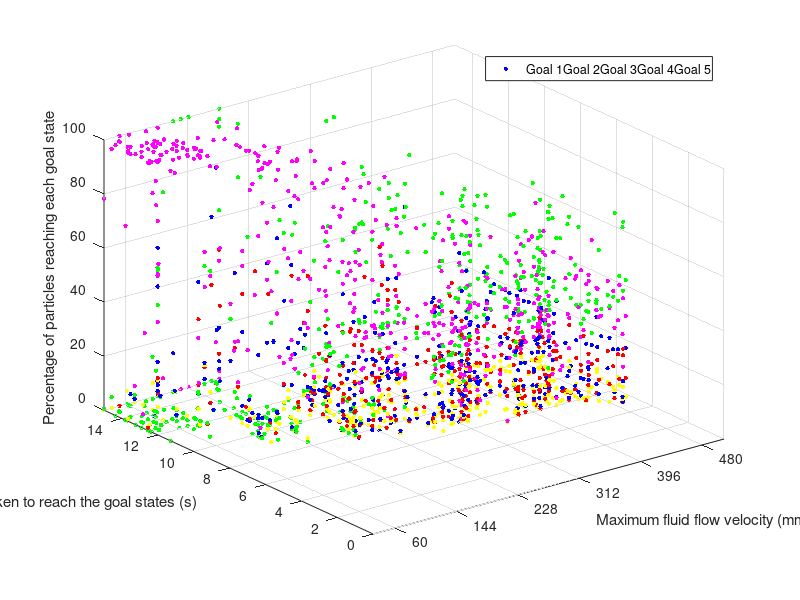

Recreate this plot in MATLAB.
function plotResultsMAR233DTimeBased()
    %CREATEFIGURE(X1, YMatrix1)
    %  X1:  vector of plot x data
    %  YMATRIX1:  matrix of plot y data
    
    %  Auto-generated by MATLAB on 08-Apr-2022 11:27:04
    
    close all;
    
    x = 60:84:480;
    
    yCombClump{1}{1} = [11.3 0 0 0 500 0;
13.8 0 0 0 360 0;
14.35 0 0 0 500 0;
12.9 0 0 0 500 0;
13.25 0 0 0 500 0;
12.45 0 0 0 500 0;
12.35 0 0 0 500 0;
12.55 0 5 0 495 0;
15 0 0 0 391 3;
13.65 0 0 4 496 0;
13.65 0 0 0 500 0];
    yCombClump{1}{2} = [9.6 37 0 0 436 27;
9.7 0 0 0 18 482;
10.15 38 0 0 462 0;
13.15 27 45 0 48 28;
13.2 0 0 0 500 0;
9.1 0 0 0 279 221;
9.8 7 0 0 493 0;
9.65 2 0 0 498 0;
9.6 0 0 0 500 0];
    yCombClump{1}{3} = [9.275 6 23 23 303 144;
7.625 0 2 1 101 396;
8.5 23 28 0 448 1;
11 0 5 0 242 69;
10.35 29 9 0 252 210;
7.9 59 168 0 262 11;
7.825 9 46 119 323 3;
11.225 100 0 0 392 0;
8.6 0 87 2 408 3;
8.2 115 64 7 314 0;
11.8 190 0 2 286 0];
    yCombClump{1}{4} = [7.825 3 170 8 169 150;
7.2 3 138 0 170 187;
11.975 42 99 2 229 113;
6.875 24 125 0 219 131;
11.95 169 37 2 188 98;
6.35 47 122 1 198 132;
9.9 42 287 9 62 97];
    yCombClump{1}{5} = [10 72 47 4 115 219;
6.625 50 58 33 126 233;
8.8625 19 33 21 117 196;
10 144 60 1 156 132;
8.5375 21 2 1 129 202;
9.875 56 21 0 212 149;
8.375 64 89 22 166 159;
7.3 163 126 8 76 126;
5.75 75 58 18 205 144];
    yCombClump{1}{6} = [6.2 4 0 60 95 339;
9.4875 46 49 2 98 291;
9.9625 48 26 1 148 179;
7.95 86 100 1 108 205;
5.525 18 64 16 250 151;
5.3875 51 131 16 141 161;
9.7375 149 68 0 151 132;
5.5375 50 75 61 126 186];
    yCombClump{2}{1} = [14.6 0 0 0 500 0;
15 0 0 0 480 20;
12.4 0 0 0 307 0;
13.25 0 0 33 15 0;
13.95 0 0 0 486 0;
14.55 0 0 0 500 0;
13.35 0 0 0 500 0;
12.9 0 0 1 485 0;
12.55 0 0 0 458 0;
12.35 0 0 0 500 0];
    yCombClump{2}{2} = [15 0 0 0 0 500;
10.85 10 0 0 140 350;
11.15 169 0 0 319 9;
11.8 106 0 0 211 183;
10.25 140 0 0 360 0;
15 71 0 0 429 0;
9.15 0 0 0 500 0;
12.75 1 0 0 499 0;
9.9 0 0 0 500 0;
14.9 3 0 1 406 0];
    yCombClump{2}{3} = [11.45 114 4 0 379 1;
10.05 47 0 0 431 22;
12.025 0 0 2 261 0;
8.375 111 6 16 366 0;
12 96 0 17 386 0;
8.725 89 1 0 280 130;
9.8 0 0 0 317 183;
9.15 4 2 4 384 106;
10.075 45 2 0 348 105;
9.85 12 21 16 439 12];
    yCombClump{2}{4} = [8.775 23 0 0 186 291;
9.675 55 4 0 86 355;
9.825 42 0 0 81 376;
7.325 228 2 0 183 87;
7.25 75 0 1 75 349;
7.425 219 0 0 202 79;
10.175 5 75 6 285 129;
8.3 0 8 0 343 149;
11.7 3 0 0 196 292;
7.35 3 6 0 152 339];
    yCombClump{2}{5} = [6.775 33 0 0 190 277;
8.725 41 2 14 158 280;
9.7 33 8 19 99 305;
6.675 96 39 2 191 172;
9.8875 36 1 6 287 167;
6.2 115 2 2 256 110;
8.25 25 0 3 171 301;
6.0375 84 1 2 215 198;
9.375 105 1 3 159 165;
6.0125 37 3 38 186 236];
    yCombClump{2}{6} = [7.7625 13 0 3 165 319;
6.275 21 14 1 219 245;
6.0875 13 0 0 169 318;
7.8125 16 6 4 128 319;
6.7 32 3 5 147 313;
6.825 92 4 0 211 192;
8.8625 136 7 3 251 101;
7.75 198 0 27 128 147;
6.525 53 3 5 253 180;
5.6625 108 3 2 218 169];
    yCombClump{3}{1} = [12.95 0 0 0 403 97;
15 0 1 0 499 0;
13.4 0 0 0 500 0;
12.65 0 0 0 500 0;
12.95 0 0 0 485 0;
12.7 0 0 0 500 0;
15 0 0 0 0 0;
15 0 0 0 500 0;
13.75 0 0 0 500 0;
13.1 0 0 0 500 0];
    yCombClump{3}{2} = [13.35 0 1 20 235 244;
15 0 0 0 0 500;
10.15 0 0 0 491 8;
9.7 0 0 8 468 24;
11.15 0 4 22 428 46;
11.9 0 0 0 500 0;
10.85 0 0 0 500 0;
12.55 0 0 0 500 0;
11.7 0 0 0 499 0;
10.7 12 0 0 488 0];
    yCombClump{3}{3} = [10.95 0 0 1 454 44;
9.15 6 0 10 447 37;
9 62 168 7 220 43;
11.1 0 9 7 410 74;
8.45 3 2 2 300 193;
8.95 25 174 0 280 21;
8.4 8 6 18 445 14;
8.675 8 7 0 164 321;
7.75 5 12 46 372 65;
9.9 0 0 0 384 116];
    yCombClump{3}{4} = [9.3 1 11 4 121 363;
10.25 0 11 0 87 393;
11.175 28 23 8 115 274;
8.675 96 82 0 171 151;
7.65 109 205 2 88 96;
6.675 17 173 3 173 133;
11.925 46 94 0 244 114;
6.75 10 208 0 153 129;
8.275 0 8 0 146 346;
7.225 23 7 0 333 137];
    yCombClump{3}{5} = [6.4625 33 37 0 196 233;
6.05 13 3 15 132 337;
6.2375 129 25 17 182 147;
9.725 55 27 13 174 218;
6.325 123 57 25 115 179;
9.9625 118 50 2 98 153;
6.4875 4 1 24 152 319;
8 12 9 19 297 163;
8.775 17 113 5 88 136;
6.4125 22 27 10 277 164];
    yCombClump{3}{6} = [5.3875 15 42 3 158 282;
9.9375 128 32 40 59 154;
5.5125 31 15 54 210 187;
9.7375 6 24 21 164 188;
8.7625 81 42 12 140 191;
10 25 59 43 206 165;
9.7125 46 39 17 226 166;
7.8875 126 73 2 109 186;
5.975 56 23 0 65 158;
5.95 32 42 19 216 191];
    yCombClump{4}{1} = [12.8 0 0 0 500 0;
12.1 0 0 0 500 0;
13.45 1 0 0 499 0;
14.9 0 0 0 500 0;
14.8 21 0 0 479 0;
13.4 0 0 0 500 0;
13.55 0 0 0 500 0;
15 0 0 24 476 0;
13.9 0 0 0 500 0;
13 0 0 0 78 422];
    yCombClump{4}{2} = [11.3 0 271 2 227 0;
10.45 9 4 0 487 0;
13.25 38 178 0 284 0;
14.45 203 134 0 100 0;
11.8 0 13 0 487 0;
12.45 0 0 0 107 0;
8.35 102 307 7 84 0;
11.1 9 3 0 488 0;
12 12 218 0 270 0;
15 0 0 0 0 500];
    yCombClump{4}{3} = [7.775 0 144 6 177 173;
11.925 114 39 4 135 88;
9.975 69 69 0 362 0;
8.7 0 0 0 133 367;
12 88 134 0 231 8;
11.775 2 160 0 128 14;
9.225 179 102 1 197 21;
8.125 51 14 2 410 23;
8.375 10 0 0 449 40;
9.825 4 25 2 21 321];
    yCombClump{4}{4} = [6.75 0 58 7 294 141;
9.775 0 0 7 44 395;
6.625 116 163 4 8 127;
6.5 17 10 13 377 80;
12.025 114 189 0 75 105;
7.325 12 1 0 372 115;
7.825 17 104 1 281 97;
7.7 21 4 0 191 284;
10.725 39 38 0 118 297;
6.625 7 21 16 108 348];
    yCombClump{4}{5} = [9.7875 17 30 21 292 129;
10 0 0 0 0 339;
6.5125 83 21 1 218 177;
6.0125 24 37 15 138 286;
6.6 39 32 3 129 297;
9.775 116 27 0 68 204;
6.8875 142 33 20 133 172;
9.6125 89 9 0 107 160;
9.7 129 41 0 177 147;
9.75 38 49 31 27 203];
    yCombClump{4}{6} = [8.9 36 5 4 259 190;
7.075 85 52 5 204 151;
6.3875 43 71 0 217 169;
5.95 146 21 4 158 171;
10 113 42 1 167 157;
9.125 60 78 0 79 199;
5.225 118 32 0 174 176;
5.6875 114 35 35 152 164;
9.025 115 72 7 111 162;
7.4625 22 108 40 121 201];
    yCombClump{5}{1} = [13.75 0 0 0 500 0;
14 0 0 0 401 99;
15 6 0 0 29 13;
11.7 0 0 0 500 0;
12.05 0 0 0 500 0;
14.45 0 0 0 136 0;
10.8 0 0 0 500 0;
12.9 0 0 0 500 0;
13.9 0 0 0 500 0;
12.65 0 0 0 500 0];
    yCombClump{5}{2} = [10.5 20 0 0 202 278;
9.5 0 0 0 115 385;
9.65 4 0 0 496 0;
12.05 18 0 2 479 0;
9.45 2 0 20 472 5;
11.05 139 0 0 361 0;
9.65 0 0 0 138 360;
9.4 0 0 0 500 0;
10.35 0 0 0 124 376;
11.2 0 0 0 500 0];
    yCombClump{5}{3} = [11 2 85 4 109 30;
11.225 5 0 0 202 293;
7.8 123 1 0 376 0;
11.85 9 31 14 33 248;
10.95 87 0 0 324 89;
9.6 93 2 10 395 0;
11.825 1 3 44 382 70;
7.025 7 2 3 110 373;
10.5 2 32 1 148 248;
12.025 10 2 0 448 0];
    yCombClump{5}{4} = [10.25 49 1 0 127 323;
7.55 0 0 0 175 325;
7.55 43 21 15 91 330;
8.325 26 0 1 133 340;
6.775 0 22 0 138 340;
6.675 39 9 0 141 311;
7.6 36 241 0 165 58;
11.825 32 1 0 293 123;
7.775 84 111 1 230 74;
6.9 43 2 0 150 305];
    yCombClump{5}{5} = [6.0625 5 1 0 174 320;
9.2125 205 106 7 53 127;
9.05 0 1 0 150 329;
6.4375 64 63 17 190 163;
6.3 40 5 1 244 208;
9.75 13 0 25 141 321;
9.975 102 0 1 244 137;
10 42 17 1 261 170;
6.1375 20 35 5 207 233;
6.4375 69 8 3 258 162];
    yCombClump{5}{6} = [4.8875 1 99 0 66 334;
5.3625 11 0 15 131 343;
6.6375 79 44 1 274 102;
4.925 10 0 6 125 323;
9.6625 35 9 4 136 212;
9.525 53 67 6 54 246;
8.775 69 35 0 219 154;
9.5875 98 31 11 103 178;
9.975 14 0 1 229 156;
9.7625 40 4 1 295 152];
    yCombClump{6}{1} = [11.8 0 0 0 500 0;
14.15 0 0 0 243 257;
12.75 0 0 0 500 0;
13.1 1 0 0 499 0;
12.5 0 0 9 491 0;
11.8 0 0 3 497 0;
11.9 0 0 0 500 0;
14.8 0 0 0 500 0;
12.5 0 0 0 500 0;
13.8 0 0 0 500 0];
    yCombClump{6}{2} = [14.95 39 0 0 244 217;
10.8 0 0 0 500 0;
11.4 0 220 0 280 0;
14.15 0 260 0 240 0;
10.1 72 274 0 154 0;
10.9 7 0 2 491 0;
13.15 0 0 0 500 0;
14.25 0 0 0 494 0;
9.8 0 0 6 494 0;
14.95 8 30 34 179 0];
    yCombClump{6}{3} = [8 2 11 6 169 312;
12 2 70 27 188 115;
10.625 15 16 15 443 11;
11.6 6 62 0 183 88;
8.925 212 95 1 169 23;
11.65 24 127 2 236 5;
9.025 106 121 4 251 18;
11.5 0 3 12 47 313;
8.575 1 0 22 305 171;
8.35 0 25 0 453 22];
    yCombClump{6}{4} = [11.925 4 167 8 210 1;
7.45 33 30 32 261 144;
10.975 9 150 0 202 126;
11.1 5 18 49 289 139;
9.475 2 63 0 170 265;
8.125 72 205 11 117 95;
11.875 77 204 0 117 96;
11.1 20 35 2 303 138;
11.6 35 163 0 135 102;
7.85 1 70 3 306 118];
    yCombClump{6}{5} = [6.0625 122 43 22 141 72;
8.7375 89 28 44 20 238;
6.2375 21 13 36 278 151;
9.4875 23 28 22 130 194;
6.1625 53 48 9 178 212;
6.5375 122 47 7 141 183;
9.975 90 68 16 45 178;
6.025 127 41 7 130 195;
6 113 59 51 97 180;
6.25 34 57 72 159 175];
    yCombClump{6}{6} = [9.95 71 84 19 66 201;
5.6 83 74 32 137 173;
6.175 39 71 14 201 175;
9.9875 38 75 35 165 182;
5.325 28 76 18 182 196;
5.175 92 37 2 151 218;
5.525 29 29 18 203 220;
6.75 70 46 29 178 177;
5.875 79 48 10 187 176;
9.8 73 41 7 200 157];
    yCombClump{7}{1} = [11.8 0 0 2 496 2;
12.15 0 0 0 500 0;
14.85 0 0 29 471 0;
12.2 0 0 0 500 0;
12.5 0 0 0 498 0;
13.15 0 0 0 500 0;
12.45 0 0 0 500 0;
12.55 0 0 0 500 0;
13.7 0 0 0 490 0;
13.5 0 0 2 498 0];
    yCombClump{7}{2} = [14.75 399 0 1 76 2;
13.7 220 81 0 93 0;
14.7 99 0 0 401 0;
10.55 283 0 1 216 0;
15 304 178 0 0 0;
11.9 265 0 0 235 0;
10.05 172 0 0 315 0;
11.35 320 0 0 180 0;
11.55 126 0 0 374 0;
10.6 391 0 0 109 0];
    yCombClump{7}{3} = [12.025 0 4 0 0 496;
8.6 77 217 6 2 198;
8.2 9 21 1 287 182;
9.125 50 22 1 209 218;
9.95 0 0 0 71 429;
12.025 103 54 0 145 83;
9.3 146 55 0 154 145;
11.8 69 5 0 410 12;
12.025 173 21 1 291 0;
8.125 265 3 0 232 0];
    yCombClump{7}{4} = [12.025 173 46 0 0 85;
7.75 4 32 0 60 404;
6.875 63 96 0 27 314;
7.9 214 159 0 3 124;
11.475 14 6 0 100 336;
11.075 321 57 0 8 114;
9.4 152 38 0 126 144;
8.025 282 81 0 9 128;
7.45 158 130 1 74 137;
7.65 255 47 0 34 131];
    yCombClump{7}{5} = [8.425 134 83 2 131 1;
9.925 134 49 9 93 98;
6.7125 145 104 6 60 185;
9.9875 117 30 5 178 170;
8.6625 167 101 33 48 151;
8.05 182 89 4 85 140;
6.0375 192 100 0 14 194;
9.8875 103 17 7 176 197;
9.5125 171 93 18 37 154;
9.7 153 6 9 121 164];
    yCombClump{7}{6} = [5.5375 29 43 5 110 3;
9.75 42 52 8 214 162;
8.425 191 65 1 70 168;
5.7375 157 79 3 70 191;
8.0375 32 82 39 73 206;
8.9875 124 154 18 13 175;
9.3 168 77 7 50 187;
5.6125 216 90 8 20 166;
8.75 62 63 7 122 210;
8.25 117 156 0 47 180];
    yCombClump{8}{1} = [15 4 0 0 323 168;
15 8 1 29 237 222;
15 0 28 0 0 232;
14.85 2 0 0 468 0;
15 63 0 4 432 0;
15 3 1 0 496 0;
15 26 7 0 467 0;
15 274 0 0 225 1;
15 20 33 0 0 0;
15 202 5 0 136 0];
    yCombClump{8}{2} = [13.95 10 0 0 86 389;
15 95 47 0 15 312;
11.4 44 46 0 85 325;
15 19 0 0 0 481;
15 0 0 0 0 500;
15 0 0 0 0 500;
15 33 0 0 0 467;
15 0 0 0 0 500;
15 0 0 0 0 500;
13.95 0 2 0 10 488];
    yCombClump{8}{3} = [8.075 52 77 1 131 23;
10.875 3 26 0 163 308;
12.025 0 0 0 0 500;
10.475 32 17 0 20 431;
7.825 4 2 0 1 493;
10.225 78 44 0 120 258;
12.025 1 0 0 0 499;
10.475 15 101 0 56 328;
9.5 6 56 0 33 405;
10.25 0 2 0 128 370];
    yCombClump{8}{4} = [7.85 45 5 0 184 266;
7.45 57 17 0 33 393;
12.025 51 149 0 0 299;
8.375 13 67 0 49 371;
7.45 17 9 5 140 329;
7.5 13 82 0 55 350;
7 31 0 0 67 402;
9.425 0 46 0 87 367;
5.775 156 48 0 2 294;
8.275 1 2 0 136 361];
    yCombClump{8}{5} = [8.8375 0 28 1 53 307;
6.1375 27 21 4 67 381;
7.5125 72 11 10 124 283;
7.3875 2 0 12 130 356;
7.7875 6 0 0 114 380;
6.9 27 9 5 131 328;
6.2625 58 82 0 58 302;
6.675 70 53 0 45 332;
6.475 4 75 22 100 299;
6.8625 16 14 6 111 353];
    yCombClump{8}{6} = [9.275 56 80 0 82 280;
9.9875 19 23 15 146 296;
9.925 18 54 0 78 341;
6.3875 22 63 2 110 303;
9.175 0 9 1 32 352;
9.825 18 124 0 47 276;
6.025 8 38 8 119 327;
7.4625 27 5 3 149 316;
9.9875 4 0 21 58 349;
8.1375 25 59 0 88 326];


%     yCombClump{5}{1} = [];
%     yCombClump{5}{2} = [];
%     yCombClump{5}{3} = [];
%     yCombClump{5}{4} = [];
%     yCombClump{5}{5} = [];
%     yCombClump{5}{6} = [];
    
    %fgf = figure;
    %axes1 = axes('Parent',fgf);
    %hold(axes1,'on');
    drawDataOuter = yCombClump;
    xStep = 84/size(drawDataOuter,2);
    for(participantCount = 1:size(drawDataOuter,2))
        drawData = drawDataOuter{participantCount};
        for(flowCount = 1:size(drawData,2))
            flowVel = 60+(flowCount-1)*84 - 30 + xStep.*(participantCount-1);
            x1 = repmat([flowVel,flowVel,flowVel,flowVel,flowVel],size(drawData{flowCount},1),1);
            y1 = squeeze(repmat(drawData{flowCount}(:,1),1,size(drawData{flowCount},2)-1));
            z1 = squeeze(drawData{flowCount}(:,2:6)./5);
            plotdata = plot3(x1,y1,z1,'.','MarkerSize',10);
            hold on;
           % set(plotdata(1),'Color',"red");
        
            set(plotdata(1),'Color','blue');
            set(plotdata(2),'Color','red');
            set(plotdata(3),'Color','yellow');
            set(plotdata(4),'Color','magenta');
            set(plotdata(5),'Color','green');
        end
        
            xlabel( "Maximum fluid flow velocity (mm/s)");
            ylabel("Time taken to reach the goal states (s)");
            zlabel("Percentage of particles reaching each goal state");
            xlim([30,510]);
            ylim([0,15]);
           % zlim([0,100]);
            xticks(60:84:480);
            grid("on");
            legend(["Goal 1", "Goal 2", "Goal 3", "Goal 4", "Goal 5"],"Location","northeast");
    end
end